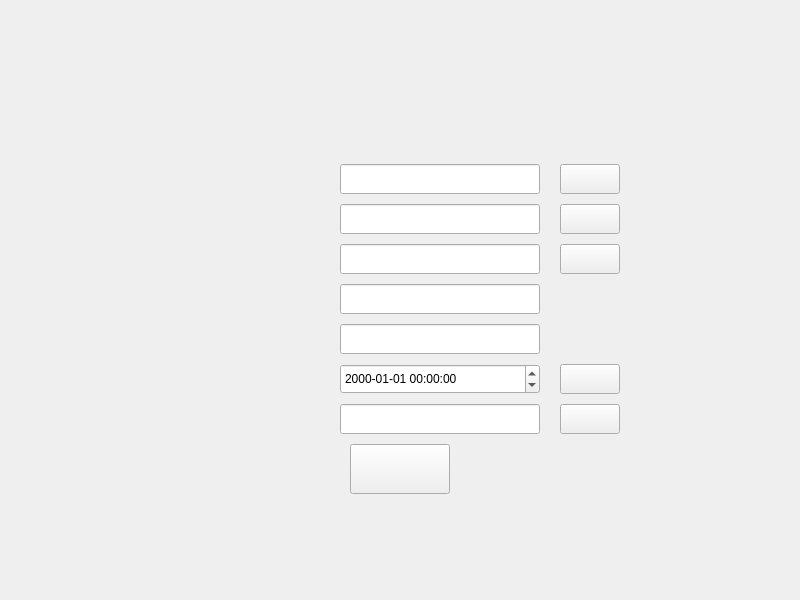
<?xml version="1.0" encoding="UTF-8"?>
<ui version="4.0">
 <class>checkDevice</class>
 <widget class="QWidget" name="checkDevice">
  <property name="geometry">
   <rect>
    <x>0</x>
    <y>0</y>
    <width>800</width>
    <height>600</height>
   </rect>
  </property>
  <property name="windowTitle">
   <string>Form</string>
  </property>
  <layout class="QVBoxLayout" name="verticalLayout">
   <property name="topMargin">
    <number>160</number>
   </property>
   <property name="bottomMargin">
    <number>100</number>
   </property>
   <item>
    <layout class="QHBoxLayout" name="horizontalLayout_2">
     <item>
      <spacer name="horizontalSpacer_3">
       <property name="orientation">
        <enum>Qt::Horizontal</enum>
       </property>
       <property name="sizeHint" stdset="0">
        <size>
         <width>40</width>
         <height>20</height>
        </size>
       </property>
      </spacer>
     </item>
     <item>
      <layout class="QGridLayout" name="gridLayout">
       <property name="horizontalSpacing">
        <number>20</number>
       </property>
       <property name="verticalSpacing">
        <number>10</number>
       </property>
       <item row="0" column="0">
        <widget class="QLabel" name="cabinetLabel">
         <property name="minimumSize">
          <size>
           <width>140</width>
           <height>30</height>
          </size>
         </property>
         <property name="maximumSize">
          <size>
           <width>16777215</width>
           <height>30</height>
          </size>
         </property>
         <property name="text">
          <string/>
         </property>
        </widget>
       </item>
       <item row="0" column="1">
        <widget class="CKeyBoardLineEdit" name="cabinetLineEdit">
         <property name="minimumSize">
          <size>
           <width>200</width>
           <height>30</height>
          </size>
         </property>
        </widget>
       </item>
       <item row="0" column="2">
        <widget class="QPushButton" name="cabinetBtn">
         <property name="minimumSize">
          <size>
           <width>60</width>
           <height>30</height>
          </size>
         </property>
         <property name="maximumSize">
          <size>
           <width>60</width>
           <height>30</height>
          </size>
         </property>
         <property name="text">
          <string/>
         </property>
        </widget>
       </item>
       <item row="1" column="0">
        <widget class="QLabel" name="cellLabel">
         <property name="minimumSize">
          <size>
           <width>140</width>
           <height>30</height>
          </size>
         </property>
         <property name="maximumSize">
          <size>
           <width>16777215</width>
           <height>30</height>
          </size>
         </property>
         <property name="text">
          <string/>
         </property>
        </widget>
       </item>
       <item row="1" column="1">
        <widget class="CKeyBoardLineEdit" name="cellLineEdit">
         <property name="minimumSize">
          <size>
           <width>200</width>
           <height>30</height>
          </size>
         </property>
        </widget>
       </item>
       <item row="1" column="2">
        <widget class="QPushButton" name="cellBtn">
         <property name="minimumSize">
          <size>
           <width>60</width>
           <height>30</height>
          </size>
         </property>
         <property name="maximumSize">
          <size>
           <width>60</width>
           <height>30</height>
          </size>
         </property>
         <property name="text">
          <string/>
         </property>
        </widget>
       </item>
       <item row="2" column="0">
        <widget class="QLabel" name="networkLabel">
         <property name="minimumSize">
          <size>
           <width>140</width>
           <height>30</height>
          </size>
         </property>
         <property name="maximumSize">
          <size>
           <width>16777215</width>
           <height>30</height>
          </size>
         </property>
         <property name="text">
          <string/>
         </property>
        </widget>
       </item>
       <item row="2" column="1">
        <widget class="CKeyBoardLineEdit" name="networkLineEdit">
         <property name="minimumSize">
          <size>
           <width>200</width>
           <height>30</height>
          </size>
         </property>
        </widget>
       </item>
       <item row="2" column="2">
        <widget class="QPushButton" name="networkBtn">
         <property name="minimumSize">
          <size>
           <width>60</width>
           <height>30</height>
          </size>
         </property>
         <property name="maximumSize">
          <size>
           <width>60</width>
           <height>30</height>
          </size>
         </property>
         <property name="text">
          <string/>
         </property>
        </widget>
       </item>
       <item row="3" column="0">
        <widget class="QLabel" name="toubiLabel">
         <property name="minimumSize">
          <size>
           <width>140</width>
           <height>30</height>
          </size>
         </property>
         <property name="maximumSize">
          <size>
           <width>16777215</width>
           <height>30</height>
          </size>
         </property>
         <property name="text">
          <string/>
         </property>
        </widget>
       </item>
       <item row="3" column="1">
        <widget class="CKeyBoardLineEdit" name="toubiLineEdit">
         <property name="minimumSize">
          <size>
           <width>200</width>
           <height>30</height>
          </size>
         </property>
        </widget>
       </item>
       <item row="4" column="0">
        <widget class="QLabel" name="scanLabel">
         <property name="minimumSize">
          <size>
           <width>140</width>
           <height>30</height>
          </size>
         </property>
         <property name="maximumSize">
          <size>
           <width>16777215</width>
           <height>30</height>
          </size>
         </property>
         <property name="text">
          <string/>
         </property>
        </widget>
       </item>
       <item row="4" column="1">
        <widget class="CKeyBoardLineEdit" name="scanLineEdit">
         <property name="minimumSize">
          <size>
           <width>200</width>
           <height>30</height>
          </size>
         </property>
        </widget>
       </item>
       <item row="5" column="0">
        <widget class="QLabel" name="timerLabel">
         <property name="minimumSize">
          <size>
           <width>140</width>
           <height>30</height>
          </size>
         </property>
         <property name="maximumSize">
          <size>
           <width>16777215</width>
           <height>30</height>
          </size>
         </property>
         <property name="text">
          <string/>
         </property>
        </widget>
       </item>
       <item row="5" column="1">
        <widget class="QDateTimeEdit" name="dateTimeEdit">
         <property name="minimumSize">
          <size>
           <width>200</width>
           <height>30</height>
          </size>
         </property>
         <property name="time">
          <time>
           <hour>0</hour>
           <minute>0</minute>
           <second>0</second>
          </time>
         </property>
         <property name="displayFormat">
          <string>yyyy-MM-dd hh:mm:ss</string>
         </property>
         <property name="calendarPopup">
          <bool>false</bool>
         </property>
        </widget>
       </item>
       <item row="5" column="2">
        <widget class="QPushButton" name="timerBtn">
         <property name="minimumSize">
          <size>
           <width>60</width>
           <height>30</height>
          </size>
         </property>
         <property name="maximumSize">
          <size>
           <width>60</width>
           <height>30</height>
          </size>
         </property>
         <property name="text">
          <string/>
         </property>
        </widget>
       </item>
       <item row="6" column="0">
        <widget class="QLabel" name="readCardLabel">
         <property name="minimumSize">
          <size>
           <width>140</width>
           <height>30</height>
          </size>
         </property>
         <property name="maximumSize">
          <size>
           <width>16777215</width>
           <height>30</height>
          </size>
         </property>
         <property name="text">
          <string/>
         </property>
        </widget>
       </item>
       <item row="6" column="1">
        <widget class="CKeyBoardLineEdit" name="readCardLineEdit">
         <property name="minimumSize">
          <size>
           <width>200</width>
           <height>30</height>
          </size>
         </property>
         <property name="font">
          <font>
           <pointsize>6</pointsize>
           <weight>75</weight>
           <italic>true</italic>
           <bold>true</bold>
          </font>
         </property>
        </widget>
       </item>
       <item row="6" column="2">
        <widget class="QPushButton" name="readCardBtn">
         <property name="minimumSize">
          <size>
           <width>60</width>
           <height>30</height>
          </size>
         </property>
         <property name="maximumSize">
          <size>
           <width>60</width>
           <height>30</height>
          </size>
         </property>
         <property name="text">
          <string/>
         </property>
        </widget>
       </item>
      </layout>
     </item>
     <item>
      <spacer name="horizontalSpacer_4">
       <property name="orientation">
        <enum>Qt::Horizontal</enum>
       </property>
       <property name="sizeHint" stdset="0">
        <size>
         <width>40</width>
         <height>20</height>
        </size>
       </property>
      </spacer>
     </item>
    </layout>
   </item>
   <item>
    <layout class="QHBoxLayout" name="horizontalLayout">
     <item>
      <spacer name="horizontalSpacer">
       <property name="orientation">
        <enum>Qt::Horizontal</enum>
       </property>
       <property name="sizeHint" stdset="0">
        <size>
         <width>40</width>
         <height>20</height>
        </size>
       </property>
      </spacer>
     </item>
     <item>
      <widget class="QPushButton" name="quitBtn">
       <property name="minimumSize">
        <size>
         <width>100</width>
         <height>50</height>
        </size>
       </property>
       <property name="text">
        <string/>
       </property>
      </widget>
     </item>
     <item>
      <spacer name="horizontalSpacer_2">
       <property name="orientation">
        <enum>Qt::Horizontal</enum>
       </property>
       <property name="sizeHint" stdset="0">
        <size>
         <width>40</width>
         <height>20</height>
        </size>
       </property>
      </spacer>
     </item>
    </layout>
   </item>
  </layout>
 </widget>
 <customwidgets>
  <customwidget>
   <class>CKeyBoardLineEdit</class>
   <extends>QLineEdit</extends>
   <header>mylineedit.h</header>
  </customwidget>
 </customwidgets>
 <resources/>
 <connections/>
</ui>
